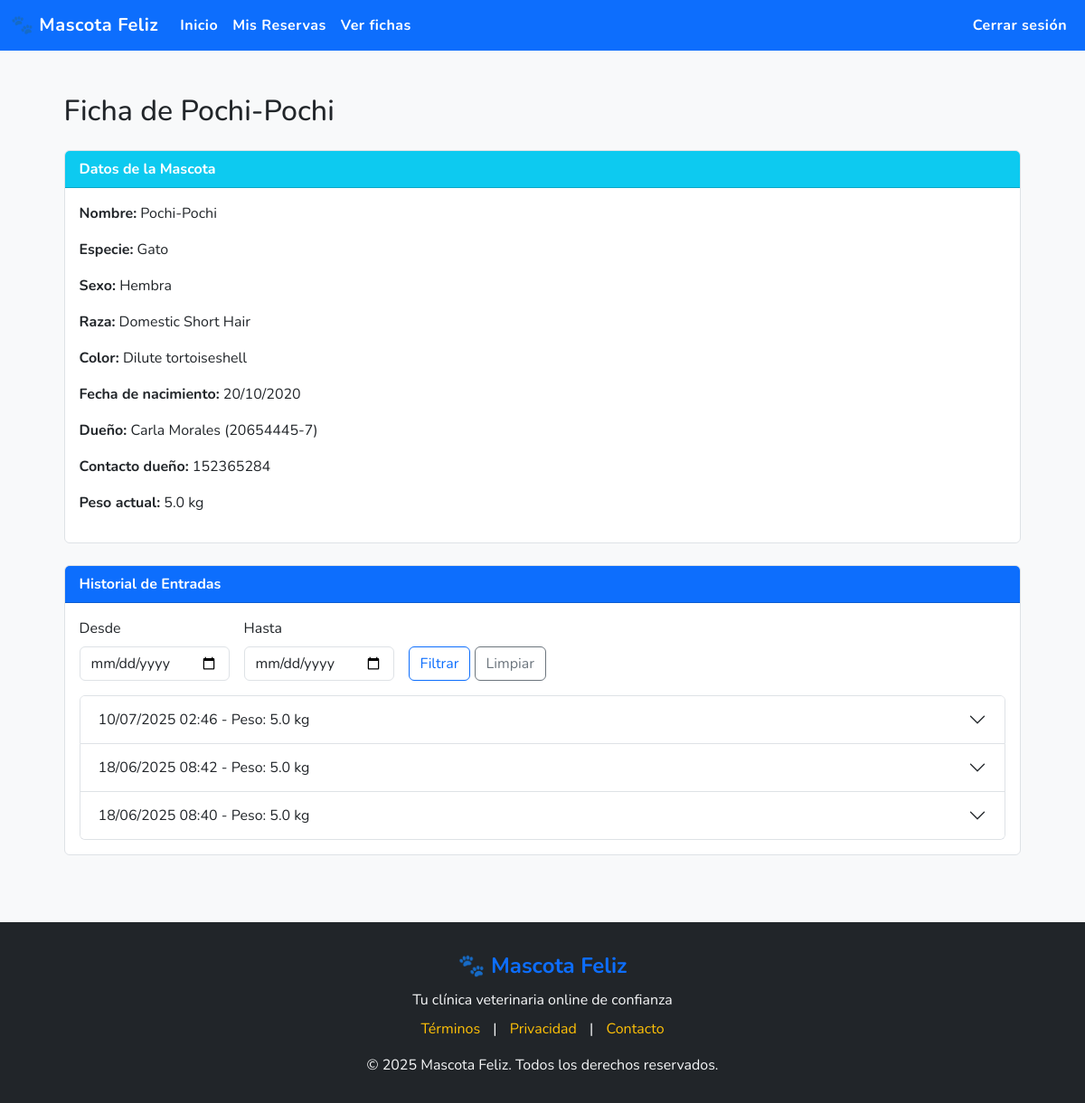
The page /mascota/3/ (signed in) on the database its author committed.
### core/models.py (models this page shows, shortened)
class Mascota(models.Model):
    SEXO_CHOICES = [
        ('macho', 'Macho'),
        ('hembra', 'Hembra'),
    ]
    ESPECIE_CHOICES = [
        ('perro', 'Perro'),
        ('gato', 'Gato'),
    ]
    dueno = models.ForeignKey(Dueno, on_delete=models.CASCADE, related_name='mascotas')
    nombre = models.CharField(max_length=100)
    chip = models.CharField(max_length=30, blank=True, null=True)
    raza = models.CharField(max_length=100)
    color = models.CharField(max_length=50)
    sexo = models.CharField(max_length=10, choices=SEXO_CHOICES, default='macho')
    especie = models.CharField(max_length=20, choices=ESPECIE_CHOICES, default='perro')
    fecha_nacimiento = models.DateField(null=True, blank=True)

class Dueno(models.Model):
    rut = models.CharField(max_length=12, unique=True)
    usuario = models.OneToOneField(Usuario, on_delete=models.CASCADE, limit_choices_to={'tipo_usuario': 'cliente'})
    nombre = models.CharField(max_length=100)
    contacto = models.CharField(max_length=20)
    direccion = models.CharField(max_length=255)

class Entrada(models.Model):
    ficha_medica = models.ForeignKey(FichaMedica, on_delete=models.CASCADE, related_name='entradas')
    fecha = models.DateTimeField(auto_now_add=True)
    peso = models.FloatField(null=True, blank=True)
    descripcion = models.TextField()
    tratamiento = models.TextField(blank=True, help_text="Detalle del procedimiento realizado")

### app/views.py (the view)
# urls.py: path('mascota/<int:mascota_id>/', views.ver_mascota, name='ver_mascota'),
@login_required
def ver_mascota(request, mascota_id):
    mascota = get_object_or_404(Mascota, id=mascota_id)
    ficha = getattr(mascota, 'fichamedica', None)
    entradas = []
    ultimo_peso = None
    fecha_inicio = request.GET.get('fecha_inicio')
    fecha_fin = request.GET.get('fecha_fin')
    if ficha:
        entradas = ficha.entradas.all().order_by('-fecha')
        if fecha_inicio:
            entradas = entradas.filter(fecha__date__gte=fecha_inicio)
        if fecha_fin:
            entradas = entradas.filter(fecha__date__lte=fecha_fin)
        ultima_entrada = ficha.entradas.order_by('-fecha').first()
        if ultima_entrada:
            ultimo_peso = ultima_entrada.peso
    context = {
        "mascota": mascota,
        "ficha": ficha,
        "entradas": entradas,
        "ultimo_peso": ultimo_peso,
        "fecha_inicio": fecha_inicio or "",
        "fecha_fin": fecha_fin or "",
    }
    return render(request, "pages/ver_mascota.html", context)

### app/templates/pages/ver_mascota.html (shortened to what this page needs)
{% extends 'base/base.html' %}
{% block content %}
<div class="container mt-4">
    <h2 class="mb-4">Ficha de {{ mascota.nombre }}</h2>
    <div class="card mb-4">
        <div class="card-header bg-info text-white">Datos de la Mascota</div>
        <div class="card-body">
            <p><strong>Nombre:</strong> {{ mascota.nombre }}</p>
            <p><strong>Especie:</strong> {{ mascota.get_especie_display }}</p>
            <p><strong>Sexo:</strong> {{ mascota.get_sexo_display }}</p>
            <p><strong>Raza:</strong> {{ mascota.raza }}</p>
            <p><strong>Color:</strong> {{ mascota.color }}</p>
            <p><strong>Fecha de nacimiento:</strong> {{ mascota.fecha_nacimiento|date:"d/m/Y" }}</p>
            <p><strong>Dueño:</strong> {{ mascota.dueno.nombre }} ({{ mascota.dueno.rut }})</p>
            <p><strong>Contacto dueño:</strong> {{ mascota.dueno.contacto }}</p>
            <p><strong>Peso actual:</strong>
                {% if ultimo_peso %}
                    {{ ultimo_peso }} kg
                {% else %}
                    <span class="text-muted">Sin registros</span>
                {% endif %}
            </p>
        </div>
    </div>
    {% if ficha %}
    <div class="card mb-4">
        <div class="card-header bg-primary text-white">
            Historial de Entradas
        </div>
        <div class="card-body">
            <form method="get" class="row g-3 mb-3">
                <div class="col-auto">
                    <label for="fecha_inicio" class="form-label">Desde</label>
                    <input type="date" class="form-control" id="fecha_inicio" name="fecha_inicio" value="{{ fecha_inicio }}">
                </div>
                <div class="col-auto">
                    <label for="fecha_fin" class="form-label">Hasta</label>
                    <input type="date" class="form-control" id="fecha_fin" name="fecha_fin" value="{{ fecha_fin }}">
                </div>
                <div class="col-auto align-self-end">
                    <button type="submit" class="btn btn-outline-primary">Filtrar</button>
                    <a href="{% url 'ver_mascota' mascota.id %}" class="btn btn-outline-secondary">Limpiar</a>
                </div>
            </form>
            {% if entradas %}
            <div class="accordion" id="entradasAccordion">
                {% for entrada in entradas %}
                <div class="accordion-item">
                    <h2 class="accordion-header" id="heading{{ forloop.counter }}">
                        <button class="accordion-button collapsed" type="button" data-bs-toggle="collapse" data-bs-target="#collapse{{ forloop.counter }}">
                            {{ entrada.fecha|date:"d/m/Y H:i" }} - Peso: {{ entrada.peso }} kg
                        </button>
                    </h2>
                </div>
                {% endfor %}
            </div>
            {% else %}
                <p class="text-muted">No hay entradas registradas.</p>
            {% endif %}
        </div>
    </div>
    {% else %}
        <div class="alert alert-warning">Esta mascota no tiene ficha médica.</div>
    {% endif %}
</div>
{% endblock %}

### app/templates/base/base.html (style rules this page uses)
html, body { height: 100%; min-height: 100%; }
body { display: flex; flex-direction: column; min-height: 100vh; font-family: 'Nunito', sans-serif; background-color: #f8f9fa; color: #212529; }
.container { max-width: 96%; flex: 1 0 auto; }
.card { background-color: #fff; border: 1px solid #dee2e6; }
.card-header, .table thead th { background-color: #0d6efd; color: #fff; font-weight: 700; }

### rows shown on the page
Mascota: nombre "Pochi-Pochi", especie "Gato", sexo "Hembra", raza "Domestic Short Hair", color "Dilute tortoiseshell", fecha_nacimiento "20/10/2020", dueno.nombre "Carla Morales", dueno.rut "20654445-7", dueno.contacto "152365284"
Entrada: peso "5.0", fecha "10/07/2025 02:46"
Entrada: fecha "18/06/2025 08:42", peso "5.0"
Entrada: fecha "18/06/2025 08:40", peso "5.0"
